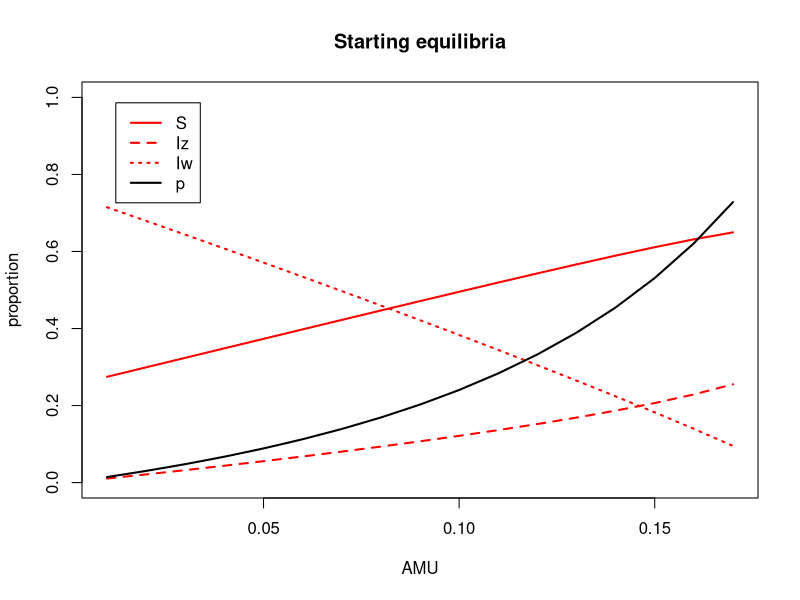
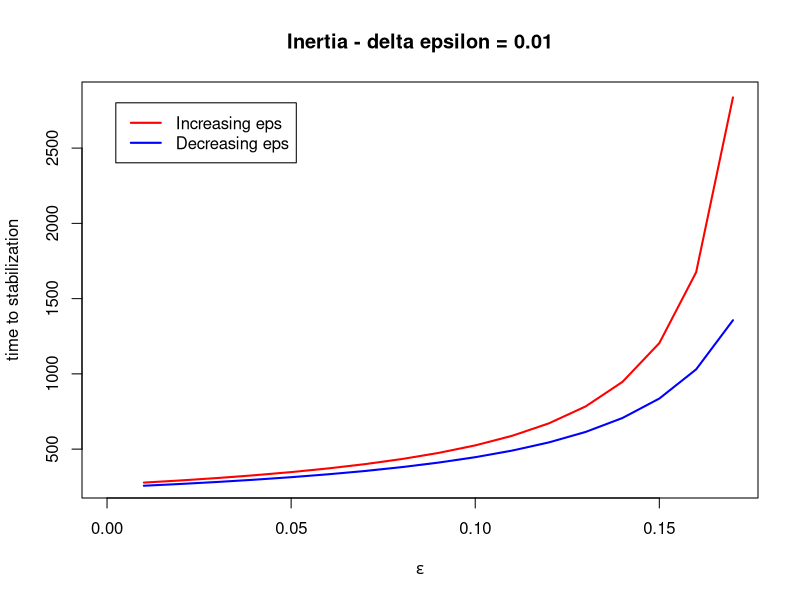
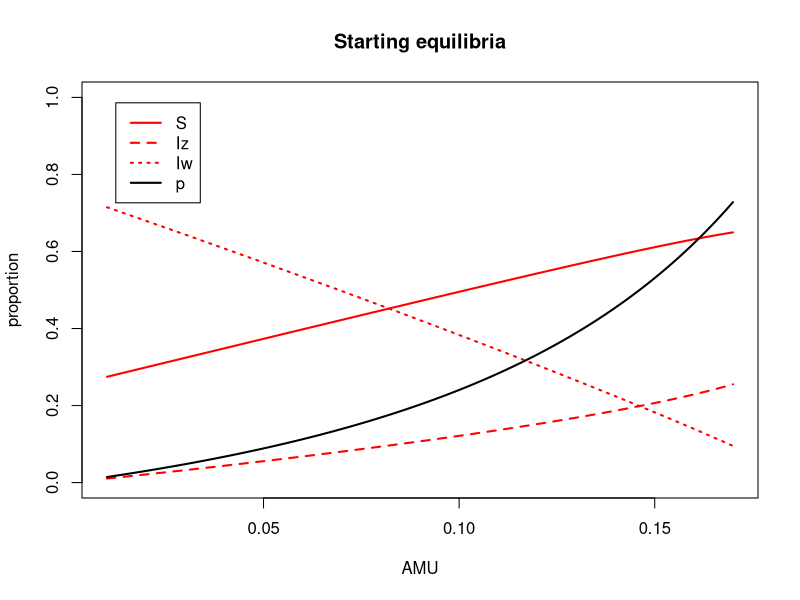
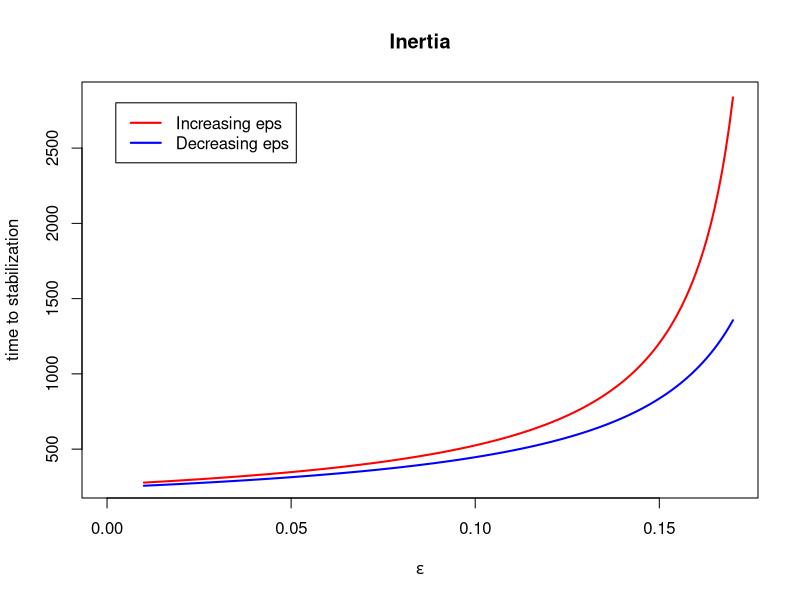
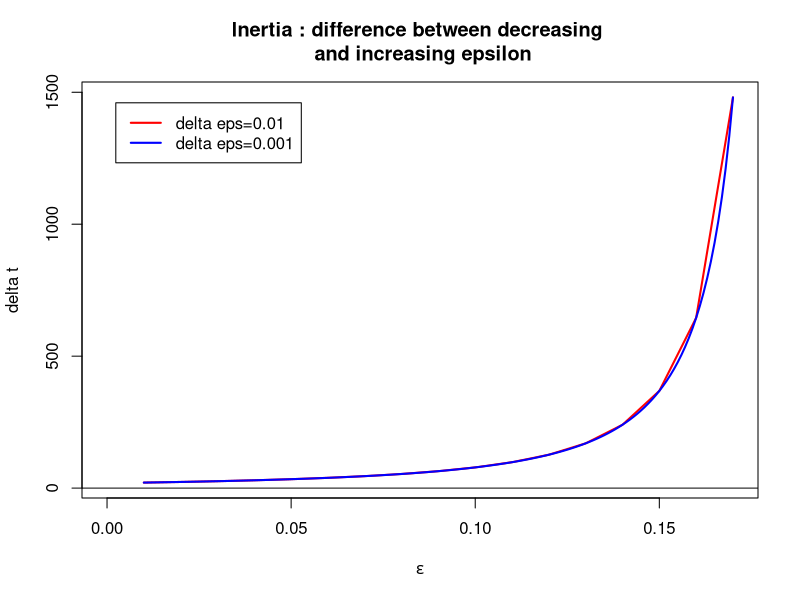
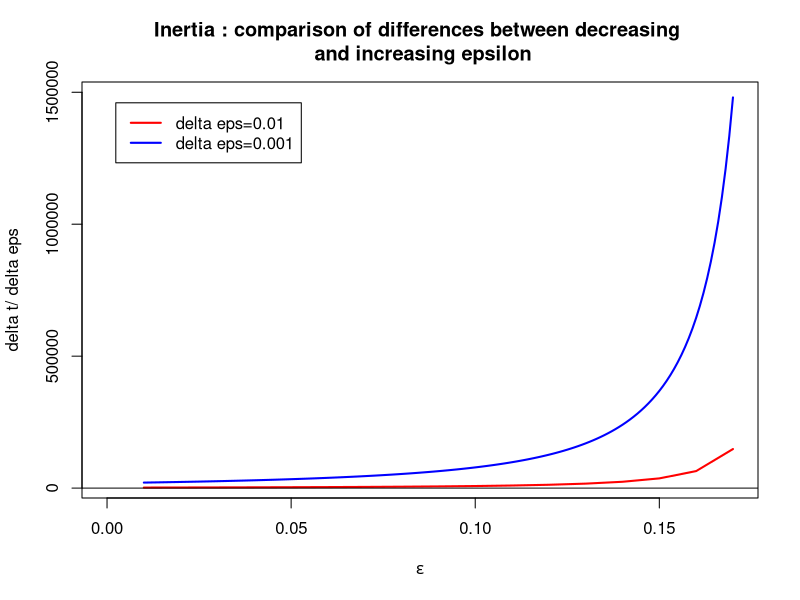

R code for these plots, in order:
## ---- chunk 1
library(deSolve)


options("scipen" = 10)

# initial state:
N <- 1
prop <- 0.01 #initial value of Iw and Iz

# time:
a <- 200000 #time span
m <- 1 #time step



# parameters
pbeta_w <- 0.04 #transmission parameter of Iw
pbeta_z <- 0.015 #transmission parameter of Iz

pgammaa <- 0.01 #innate recovery rate
pgamma_tilt <- 0.1 #recovery rate of Iw when treated by antibiotics


prho <- 0.05 #probability of clinical failure

#epsilon change over time

peps <- 0 #initial value of the ratio of treated patients
delta_eps <- 0.01
pepsi_start <- seq(0.01,0.17,by=delta_eps) #initial values of epsilon


pepsi_1 <- pepsi_start
delta_eps1 <- delta_eps

conv_crit <- 0.000001

## ---- chunk 2
parameters <- c(beta_w=pbeta_w, beta_z=pbeta_z, gamma=pgammaa, gamma_prim=pgamma_tilt, eps=peps, rho=prho)

state <- c(S=1-2*prop, Iw=prop, Iz=prop)

times=seq(0, a, by=m)

SIS=function(times, state, parameters){
  with(as.list(c(state,parameters)),
       { 
         dS = - beta_w*Iw*S - beta_z*Iz*S + gamma*(1-eps)*Iw + gamma_prim*eps*Iw + gamma*Iz
        dIw = beta_w*Iw*S + (1-eps)*beta_w*Iw*Iz - eps*beta_z*Iz*Iw - rho*eps*Iw - gamma*(1-eps)*Iw - gamma_prim*eps*Iw
        dIz = beta_z*Iz*S + eps*beta_z*Iz*Iw + rho*eps*Iw - (1-eps)*beta_w*Iw*Iz - gamma*Iz
        
        
        list(c(dS, dIw, dIz))
       })
}


parameters <- c(beta_w=pbeta_w, beta_z=pbeta_z, gamma=pgammaa, gamma_prim=pgamma_tilt, eps=peps, rho=prho)

state <- c(S=1-2*prop, Iw=prop, Iz=prop)

times <- seq(0, a, by=m)


root_main=function(times, state, parameters){
  dstate <- unlist(SIS(times, state, parameters))
  sum(abs(dstate)) - conv_crit
  }

exploit_param_eps=function(x) {
  parameters[5] <- x
  out <- lsodar(func=SIS, y=state, parms=parameters, times=times, rootfunc=root_main)
  return(tail(out, n=1))
  }

steady_eps <- do.call(rbind, lapply(pepsi_start, exploit_param_eps))
steady_eps <- unlist(steady_eps)

steady_time_eps <- steady_eps[,1]
steady_S_eps <- steady_eps[,2]
steady_Iw_eps <- steady_eps[,3]
steady_Iz_eps <- steady_eps[,4]
steady_p_eps <- steady_eps[,4]/(steady_eps[,4]+steady_eps[,3])

table_ss <- cbind(steady_S_eps, steady_Iw_eps, steady_Iz_eps, seq(0.01, 0.17, by=delta_eps))
table_ss2 <- table_ss
## ---- chunk 3
plot(pepsi_start, steady_Iz_eps, main="Starting equilibria", xlab="AMU", ylab="proportion", ylim=c(0,1), lty=2, lwd=2, type="l", col='red')
lines(pepsi_start, steady_Iw_eps, lty=3, lwd=2, type='l', col='red')
lines(pepsi_start, steady_S_eps, lty=1, lwd=2, type='l', col='red')
lines(pepsi_start, steady_p_eps, lty=1, lwd=2, type='l', col='black')


legend("topleft" , inset=.05, c("S", "Iz", "Iw", "p"), lty=c(1,2,3,1), lwd=c(2,2,2,2), col=c(rep('red',3), 'black'))
## ---- chunk 4
what_up1 <- 0
what_down1 <- 0


out_up <- rep(0,4)

for (i in 1:nrow(table_ss)) {
  parameters <- c(beta_w=pbeta_w, beta_z=pbeta_z, gamma=pgammaa, gamma_prim=pgamma_tilt, eps=peps, rho=prho)
  state <- c(S=1-2*prop, Iw=prop, Iz=prop)
  parameters[5] <- table_ss[i,4] + 0.01
  state[1] <- table_ss[i,1]
  state[2] <- table_ss[i,2]
  state[3] <- table_ss[i,3]
  what_up1 <- c(what_up1, parameters[5])
  out <- lsodar(func=SIS, y=state, parms=parameters, times=times, rootfunc=root_main)
  out_up <- rbind(out_up, tail(out,1))
}

out_down <- rep(0,4)

for (i in 1:nrow(table_ss2)) {
  parameters <- c(beta_w=pbeta_w, beta_z=pbeta_z, gamma=pgammaa, gamma_prim=pgamma_tilt, eps=peps, rho=prho)
  state <- c(S=1-2*prop, Iw=prop, Iz=prop)
  parameters[5] <- table_ss2[i,4] - 0.01
  state[1] <- table_ss2[i,1]
  state[2] <- table_ss2[i,2]
  state[3] <- table_ss2[i,3]
  what_down1 <- c(what_down1, parameters[5]) 
  out <- lsodar(func=SIS, y=state, parms=parameters, times=times, rootfunc=root_main)
  out_down <- rbind(out_down, tail(out,1))
}



## ---- chunk 5


time_up <- out_up[2:nrow(out_up),1]

time_down <- out_down[2:nrow(out_down),1]

pepsi_change <- seq(0.01, 0.17, by=delta_eps)

plot(pepsi_change, time_up, main="Inertia - delta epsilon = 0.01", xlab=expression(epsilon), ylab="time to stabilization", lwd=2, col='red', type='l', xlim=c(0,0.17))
lines(pepsi_change, time_down, lwd=2, col='blue', type='l')

legend("topleft" , inset=.05, c("Increasing eps", "Decreasing eps"), lwd=c(2,2), col=c('red', 'blue'))

time_up1 <- time_up

time_down1 <- time_down
## ---- chunk 6
library(deSolve)


options("scipen" = 10)

# initial state:
N <- 1
prop <- 0.01 #initial value of Iw and Iz

# time:
a <- 200000 #time span
m <- 1 #time step



# parameters
pbeta_w <- 0.04 #transmission parameter of Iw
pbeta_z <- 0.015 #transmission parameter of Iz

pgammaa <- 0.01 #innate recovery rate
pgamma_tilt <- 0.1 #recovery rate of Iw when treated by antibiotics


prho <- 0.05 #probability of clinical failure

#epsilon change over time

peps <- 0 #initial value of the ratio of treated patients
delta_eps <- 0.001
pepsi_start <- seq(0.01,0.17,by=delta_eps) #initial values of epsilon


pepsi2 <- pepsi_start
delta_eps2 <- delta_eps


conv_crit <- 0.000001

## ---- chunk 7
parameters <- c(beta_w=pbeta_w, beta_z=pbeta_z, gamma=pgammaa, gamma_prim=pgamma_tilt, eps=peps, rho=prho)

state <- c(S=1-2*prop, Iw=prop, Iz=prop)

times=seq(0, a, by=m)

SIS=function(times, state, parameters){
  with(as.list(c(state,parameters)),
       { 
         dS = - beta_w*Iw*S - beta_z*Iz*S + gamma*(1-eps)*Iw + gamma_prim*eps*Iw + gamma*Iz
        dIw = beta_w*Iw*S + (1-eps)*beta_w*Iw*Iz - eps*beta_z*Iz*Iw - rho*eps*Iw - gamma*(1-eps)*Iw - gamma_prim*eps*Iw
        dIz = beta_z*Iz*S + eps*beta_z*Iz*Iw + rho*eps*Iw - (1-eps)*beta_w*Iw*Iz - gamma*Iz
        
        
        list(c(dS, dIw, dIz))
       })
}


parameters <- c(beta_w=pbeta_w, beta_z=pbeta_z, gamma=pgammaa, gamma_prim=pgamma_tilt, eps=peps, rho=prho)

state <- c(S=1-2*prop, Iw=prop, Iz=prop)

times <- seq(0, a, by=m)


root_main=function(times, state, parameters){
  dstate <- unlist(SIS(times, state, parameters))
  sum(abs(dstate)) - conv_crit
  }

exploit_param_eps=function(x) {
  parameters[5] <- x
  out <- lsodar(func=SIS, y=state, parms=parameters, times=times, rootfunc=root_main)
  return(tail(out, n=1))
  }

steady_eps <- do.call(rbind, lapply(pepsi_start, exploit_param_eps))
steady_eps <- unlist(steady_eps)

steady_time_eps <- steady_eps[,1]
steady_S_eps <- steady_eps[,2]
steady_Iw_eps <- steady_eps[,3]
steady_Iz_eps <- steady_eps[,4]
steady_p_eps <- steady_eps[,4]/(steady_eps[,4]+steady_eps[,3])

table_ss <- cbind(steady_S_eps, steady_Iw_eps, steady_Iz_eps, seq(0.01,0.17,by=delta_eps))
table_ss2 <- table_ss
## ---- chunk 8
plot(pepsi_start, steady_Iz_eps, main="Starting equilibria", xlab="AMU", ylab="proportion", ylim=c(0,1), lty=2, lwd=2, type="l", col='red')
lines(pepsi_start, steady_Iw_eps, lty=3, lwd=2, type='l', col='red')
lines(pepsi_start, steady_S_eps, lty=1, lwd=2, type='l', col='red')
lines(pepsi_start, steady_p_eps, lty=1, lwd=2, type='l', col='black')


legend("topleft" , inset=.05, c("S", "Iz", "Iw", "p"), lty=c(1,2,3,1), lwd=c(2,2,2,2), col=c(rep('red',3), 'black'))
## ---- chunk 9

what_up2 <- 0
what_down2 <- 0


out_up <- rep(0,4)

for (i in 1:nrow(table_ss)) {
  parameters <- c(beta_w=pbeta_w, beta_z=pbeta_z, gamma=pgammaa, gamma_prim=pgamma_tilt, eps=peps, rho=prho)
  state <- c(S=1-2*prop, Iw=prop, Iz=prop)
  parameters[5] <- table_ss[i,4] + 0.01
  state[1] <- table_ss[i,1]
  state[2] <- table_ss[i,2]
  state[3] <- table_ss[i,3]
  what_up2 <- c(what_up2, parameters[5])
  out <- lsodar(func=SIS, y=state, parms=parameters, times=times, rootfunc=root_main)
  out_up <- rbind(out_up, tail(out,1))
}

out_down <- rep(0,4)

for (i in 1:nrow(table_ss2)) {
  parameters <- c(beta_w=pbeta_w, beta_z=pbeta_z, gamma=pgammaa, gamma_prim=pgamma_tilt, eps=peps, rho=prho)
  state <- c(S=1-2*prop, Iw=prop, Iz=prop)
  parameters[5] <- table_ss2[i,4] - 0.01
  state[1] <- table_ss2[i,1]
  state[2] <- table_ss2[i,2]
  state[3] <- table_ss2[i,3]
  what_down2 <- c(what_down2, parameters[5])
  out <- lsodar(func=SIS, y=state, parms=parameters, times=times, rootfunc=root_main)
  out_down <- rbind(out_down, tail(out,1))
}



## ---- chunk 10


time_up <- out_up[2:nrow(out_up),1]

time_down <- out_down[2:nrow(out_down),1]

pepsi_change <- seq(0.01, 0.17, by=delta_eps)

plot(pepsi_change, time_up, main="Inertia", xlab=expression(epsilon), ylab="time to stabilization", lwd=2, col='red', type='l', xlim=c(0,0.17))
lines(pepsi_change, time_down, lwd=2, col='blue', type='l')

legend("topleft" , inset=.05, c("Increasing eps", "Decreasing eps"), lwd=c(2,2), col=c('red', 'blue'))

time_up2 <- time_up
time_down2 <- time_down


## ---- chunk 11



diff_1 <- time_up1 - time_down1
epsx1 <- seq(0.01, 0.17, by=0.01)


diff_2 <- time_up2 - time_down2
epsx2 <- seq(0.01, 0.17, by=0.001)


plot(epsx1, diff_1, main="Inertia : difference between decreasing \n and increasing epsilon", xlab=expression(epsilon), ylab="delta t", lwd=2, col='red', type='l', xlim=c(0,0.17))
lines(epsx2, diff_2, lwd=2, col='blue', type='l')
abline(h=0, col='black')

legend("topleft" , inset=.05, c("delta eps=0.01", "delta eps=0.001"), lwd=c(2,2), col=c('red', 'blue'))
## ---- chunk 12



diff_1_same_metrics <- diff_1/delta_eps1
epsx1 <- seq(0.01, 0.17, by=delta_eps1)


diff_2_same_metrics <- diff_2/delta_eps2
epsx2 <- seq(0.01, 0.17, by=delta_eps2)


plot(epsx2, diff_2_same_metrics, main="Inertia : comparison of differences between decreasing \n and increasing epsilon", xlab=expression(epsilon), ylab="delta t/ delta eps", lwd=2, col='blue', type='l', xlim=c(0,0.17))
lines(epsx1, diff_1_same_metrics, lwd=2, col='red', type='l')
abline(h=0, col='black')

legend("topleft" , inset=.05, c("delta eps=0.01", "delta eps=0.001"), lwd=c(2,2), col=c('red', 'blue'))
